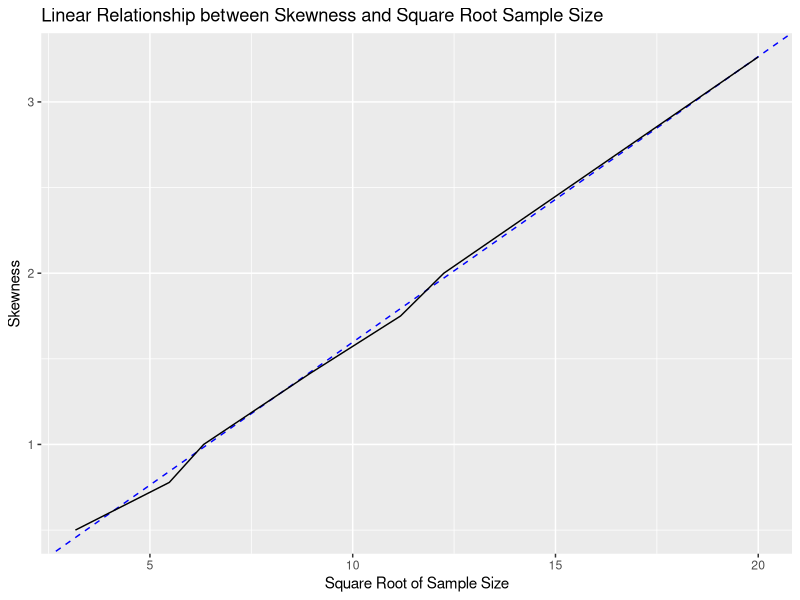
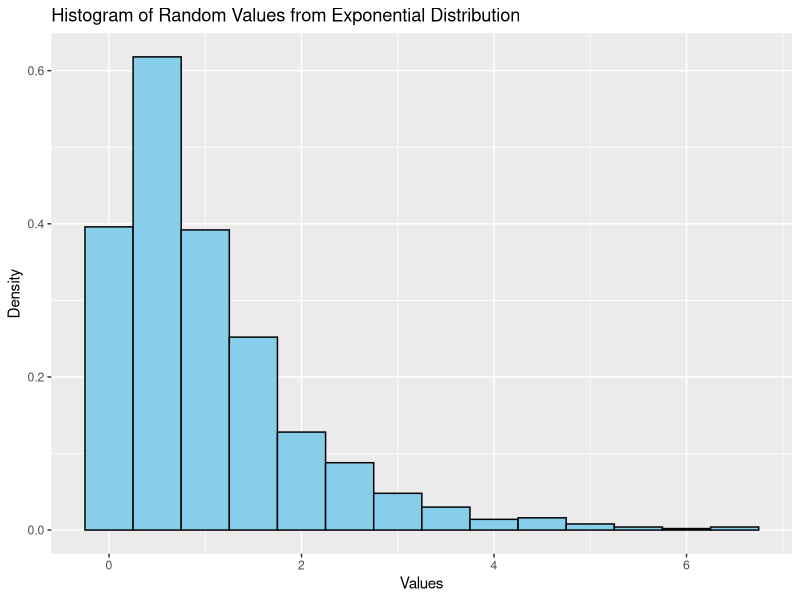

Write the R code that produced these figures, in order.
## ---- chunk 1
#| output: false
library(tidyverse)

df <- read_csv("means.csv") |>
  group_by(Distribution) |>
  filter(
    Lower_Tail >= 0.02 & Lower_Tail <= 0.03,
    Upper_Tail >= 0.02 & Upper_Tail <= 0.03
  ) |>
  filter(Sample_Size == min(Sample_Size)) |> # get the smallest sample size for each distribution
  select(Distribution, Skewness, Sampling_Skewness, Sample_Size) |>
  arrange(Skewness, Distribution)

df |>
  knitr::kable(format = "markdown")
## ---- chunk 2
model <- lm(Skewness ~ sqrt(Sample_Size), df)
df |>
  ggplot(aes(x = sqrt(Sample_Size), y = Skewness)) +
  # geom_abline(slope = sqrt(exp(1))/10, intercept = coef(model)[1], color = "red", linetype = "dashed") +
  geom_abline(slope = coef(model)[2], intercept = coef(model)[1], color = "blue", linetype = "dashed") +
  geom_line() +
  labs(
    title = "Linear Relationship between Skewness and Square Root Sample Size",
    x = "Square Root of Sample Size",
    y = "Skewness"
  )

print(model)
## ---- chunk 3
set.seed(0)

# Generate random values from a normal distribution
data <- rexp(1000)

df <- data.frame(value = data)

# Create a histogram using ggplot2
ggplot(data = df, aes(x = value)) +
  geom_histogram(binwidth = 0.5, fill = "skyblue", color = "black", aes(y = ..density..)) +
  labs(title = "Histogram of Random Values from Exponential Distribution",
       x = "Values",
       y = "Density")
